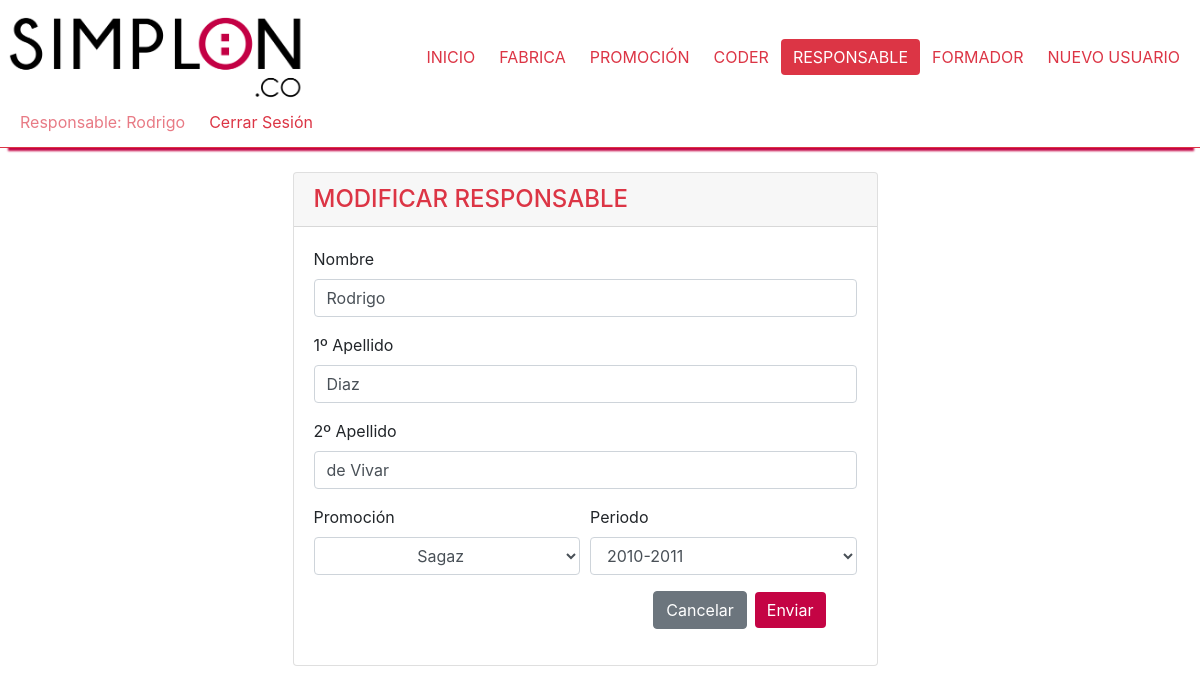
/modificarResponsable.php?modRes=2 (signed in), run on the app's committed database.
### tables this page shows
CREATE TABLE `promocion` (
  `id_promocion` int(11) NOT NULL,
  `promocion` varchar(32) DEFAULT NULL,
  `fk_fabrica` int(11) NOT NULL,
  `statusPromocion` tinyint(1) NOT NULL,
  `fk_promoyear` int(5) DEFAULT NULL
);

CREATE TABLE `usuario` (
  `id_usuario` int(11) NOT NULL,
  `email` varchar(120) NOT NULL,
  `password` varchar(128) NOT NULL,
  `nombre` varchar(20) NOT NULL,
  `apellido1` varchar(20) NOT NULL,
  `apellido2` varchar(20) NOT NULL,
  `cargo` char(1) NOT NULL
);

CREATE TABLE `promoyear` (
  `id_promoyear` int(11) NOT NULL,
  `promocion` varchar(10) DEFAULT NULL
);

### modificarResponsable.php (the view, shortened to what this page needs)
<!DOCTYPE html>
<html lang="en">
<head>
    <link rel="stylesheet" href="https://stackpath.bootstrapcdn.com/bootstrap/4.3.1/css/bootstrap.min.css">
    <link rel="stylesheet" href="https://maxcdn.bootstrapcdn.com/font-awesome/4.4.0/css/font-awesome.min.css">
    <link href="css/style.css" rel="stylesheet" type="text/css">
  </head>
<body>
<?php
  if (isset($_SESSION['tipo'])) {
    if ($_SESSION['tipo'] == 'a') { ?>
      <header>
        <nav class="nav d-inline-flex p-2 d-flex justify-content-between nav-tabs border-bottom border-danger cabecera container-fluid">
          <a class="justify-content-start" href="index.php"><img src="img/logo3.png" class="logo3"></a>
          <ul class="nav justify-content-center align-self-center">
            <li class="nav-item">
              <a class="btn btn-outline-danger border-0" href="index.php">INICIO</a>
            </li>
            <li class="nav-item">
              <a class="btn btn-outline-danger border-0" href="fabrica.php">FABRICA</a>
            </li>
            <li class="nav-item">
              <a class="btn btn-outline-danger border-0" href="promocion.php">PROMOCIÓN</a>
            </li>
            <li class="nav-item">
              <a class="btn btn-outline-danger border-0" href="coder.php">CODER</a>
            </li>
            <li class="nav-item">
              <a class="btn btn-outline-danger border-0 active" href="responsable.php">RESPONSABLE</a>
            </li>
            <li class="nav-item">
              <a class="btn btn-outline-danger border-0" href="formador.php">FORMADOR</a>
            </li>
            <li class="nav-item">
              <a class="btn btn-outline-danger border-0" href="nuevoUsuario.php">NUEVO USUARIO</a>
            </li>
          </ul>
          <ul class="nav justify-content-end align-self-center">
            <li class="nav-item">
              <a class="btn btn-outline-danger border-0 text-capitalize disabled" href="#"> admin: <?php echo $_SESSION['name']; ?> </a>
            </li>
            <li class="nav-item">
              <a class="btn btn-outline-danger border-0" href="cerrar.php">Cerrar Sesión</a>
            </li>
          </ul>
        </nav>
      </header>
  <br>
  <section class="container-fluid row">
    <div class="card card w-50 mod">
      <h4 class="card-header text-danger">
        MODIFICAR RESPONSABLE
      </h4>
    <div class="card-body">
      <?php
      $mod3 = $_GET['modRes'];
      $sqlcon3= "SELECT usuario.nombre, usuario.apellido1, usuario.apellido2, usuario.id_usuario, usuario.cargo, promocion.id_promocion,promocion.fk_promoyear
      FROM promocion INNER JOIN userhist ON promocion.id_promocion=userhist.fk_promo INNER JOIN usuario ON usuario.id_usuario=userhist.fk_usuario
      WHERE usuario.cargo = 'p' and usuario.id_usuario='$mod3'";
      include 'conex.php';
      $r3= mysqli_query($link,$sqlcon3);
      $a3 = mysqli_fetch_array($r3);
      ?>
      <form method="post">
            <div class="form-group">
              <label for="formGroupExampleInput">Nombre</label>
              <input type="text" name="nomc" class="form-control v24" id="nombreres"  value="<?php echo $a3[0];?>">
              <span id="mensajeres"></span>
            </div>
            <div class="form-group">
              <label for="formGroupExampleInput2">1º Apellido</label>
              <input type="text" name="apec1" class="form-control v50" id="aperes1"  value="<?php echo $a3[1];?>">
              <span id="mensajeaperes1"></span>
            </div>
            <div class="form-group">
              <label for="formGroupExampleInput2">2º Apellido</label>
              <input type="text" name="apec2" class="form-control v50" id="aperes2" value="<?php echo $a3[2];?>">
              <span id="mensajeaperes2"></span>
            </div>
            <div class="form-row">
              <div class="col">
              <label for="formGroupExampleInput2">Promoción</label>
              <select name="promo" id="promo" class="form-control">
              <?php
                  include 'conex.php';
                  $consulta3 = "select id_promocion, promocion from promocion where statusPromocion = 1";
                  $resultado3 = mysqli_query($link, $consulta3);
                  while ($arr3 = mysqli_fetch_array($resultado3)) { ?>
                    <option value="<?php echo $arr3[0];?>"
                      <?php if ($a3[5]== $arr3[0])
                        {echo 'selected="selected"';} ?> >
                      <?php echo $arr3[1]; ?>
                    </option>
                  <?php      }  ?>
              </select>
              </div>
              <div class="col">
              <label for="formGroupExampleInput2">Periodo</label>
              <select name="promoy" id="promoy" class="form-control">
              <?php
                  include 'conex.php';
                  $consulta3 = "SELECT promoyear.id_promoyear, promoyear.promocion FROM promoyear";
                  $resultado3 = mysqli_query($link, $consulta3);
                  while ($arr3 = mysqli_fetch_array($resultado3)) { ?>
                    <option value="<?php echo $arr3[0];?>"
                      <?php if ($a3[6]== $arr3[0])
                        {echo 'selected="selected"';} ?> >
                      <?php echo $arr3[1]; ?>
                    </option>
                  <?php      }  ?>
              </select>
              </div>
            </div>
            <div class="col-xs-12 col-md-12 col-lg-12 ">
              <div class="modal-footer border-0">
                <a href="responsable.php" class="btn btn-secondary">Cancelar</a>
                <button class="btn btn-danger" id="enviarR" type="submit" >Enviar</button>
              </div>
            </div>
          </form>
          <?php
          if(isset($_POST['nomc'])){
            $nomc  =$_POST['nomc'];
            $apec1  =$_POST['apec1'];
            $apec2  =$_POST['apec2'];
            $promocion  =$_POST['promo'];
            $periodo= $_POST['promoy'];
          $update1 ="UPDATE usuario SET
          nombre ='$nomc', apellido1='$apec1', apellido2='$apec2' where id_usuario = '$mod3'";
          mysqli_query($link,$update1);
          $update2 ="UPDATE userhist SET statusUserhist = '0' WHERE fk_usuario = '$mod3'";
          mysqli_query($link,$update2);
          $insert1 ="INSERT into userhist (fk_usuario, fk_promo, statusUserhist) value ('$mod3','$promocion', '1')";
          mysqli_query($link,$insert1);
          if (mysqli_error($link)){ ?>
           <script>document.location.href="responsable.php";</script>
          <?php
          }
          else{?>
             <script>document.location.href="responsable.php";</script>
          <?php
          }
        }
        echo mysqli_error($link);
        ?>
      </div>
    </div>
  </section>
  <?php
    }
  else if ($_SESSION['tipo'] == 'p') { ?>
      <header>
        <nav class="nav d-inline-flex p-2 d-flex justify-content-between nav-tabs border-bottom border-danger cabecera container-fluid">
          <a class="justify-content-start" href="index.php"><img src="img/logo3.png" class="logo3"></a>
          <ul class="nav justify-content-center align-self-center">
            <li class="nav-item">
              <a class="btn btn-outline-danger border-0" href="index.php">INICIO</a>
            </li>
            <li class="nav-item">
              <a class="btn btn-outline-danger border-0" href="fabrica.php">FABRICA</a>
            </li>
            <li class="nav-item">
              <a class="btn btn-outline-danger border-0" href="promocion.php">PROMOCIÓN</a>
            </li>
            <li class="nav-item">
              <a class="btn btn-outline-danger border-0" href="coder.php">CODER</a>
            </li>
            <li class="nav-item">
              <a class="btn btn-outline-danger border-0 active" href="responsable.php">RESPONSABLE</a>
            </li>
            <li class="nav-item">
              <a class="btn btn-outline-danger border-0" href="formador.php">FORMADOR</a>
            </li>
            <li class="nav-item">
              <a class="btn btn-outline-danger border-0" href="nuevoUsuario.php">NUEVO USUARIO</a>
            </li>
          </ul>
          <ul class="nav justify-content-end align-self-center">
            <li class="nav-item">
              <a class="btn btn-outline-danger border-0 text-capitalize disabled" href="#"> Responsable: <?php echo $_SESSION['name']; ?> </a>
            </li>
            <li class="nav-item">
              <a class="btn btn-outline-danger border-0" href="cerrar.php">Cerrar Sesión</a>
            </li>
          </ul>
        </nav>
      </header>
  <br>
  <section class="container-fluid row">
    <div class="card card w-50 mod">
      <h4 class="card-header text-danger">
        MODIFICAR RESPONSABLE
      </h4>
    <div class="card-body">
      <?php
      $mod3 = $_GET['modRes'];
      $sqlcon3= "SELECT usuario.nombre, usuario.apellido1, usuario.apellido2, usuario.id_usuario, usuario.cargo, promocion.id_promocion,promocion.fk_promoyear
      FROM promocion INNER JOIN userhist ON promocion.id_promocion=userhist.fk_promo INNER JOIN usuario ON usuario.id_usuario=userhist.fk_usuario
      WHERE usuario.cargo = 'p' and usuario.id_usuario='$mod3'";
      include 'conex.php';
      $r3= mysqli_query($link,$sqlcon3);
      $a3 = mysqli_fetch_array($r3);
      ?>
      <form method="post">
            <div class="form-group">
              <label for="formGroupExampleInput">Nombre</label>
              <input type="text" name="nomc" class="form-control v24" id="nombreres"  value="<?php echo $a3[0];?>">
            </div>
            <div class="form-group">
              <label for="formGroupExampleInput2">1º Apellido</label>
              <input type="text" name="apec1" class="form-control v50" id="aperes1"  value="<?php echo $a3[1];?>">
            </div>
            <div class="form-group">
              <label for="formGroupExampleInput2">2º Apellido</label>
              <input type="text" name="apec2" class="form-control v50" id="aperes2" value="<?php echo $a3[2];?>">
            </div>
            <div class="form-row">
              <div class="col">
              <label for="formGroupExampleInput2">Promoción</label>
              <select name="promo" id="promo" class="form-control">
              <?php
                  include 'conex.php';
                  $consulta3 = "select id_promocion, promocion from promocion where statusPromocion = 1";
                  $resultado3 = mysqli_query($link, $consulta3);
                  while ($arr3 = mysqli_fetch_array($resultado3)) { ?>
                    <option value="<?php echo $arr3[0];?>"
                      <?php if ($a3[5]== $arr3[0])
                        {echo 'selected="selected"';} ?> >
                      <?php echo $arr3[1]; ?>
                    </option>
                  <?php      }  ?>
              </select>
              </div>
              <div class="col">
              <label for="formGroupExampleInput2">Periodo</label>
              <select name="promoy" id="promoy" class="form-control">
              <?php
                  include 'conex.php';
                  $consulta3 = "SELECT promoyear.id_promoyear, promoyear.promocion FROM promoyear";
                  $resultado3 = mysqli_query($link, $consulta3);
                  while ($arr3 = mysqli_fetch_array($resultado3)) { ?>
                    <option value="<?php echo $arr3[0];?>"
                      <?php if ($a3[6]== $arr3[0])
                        {echo 'selected="selected"';} ?> >
                      <?php echo $arr3[1]; ?>
                    </option>
                  <?php      }  ?>
              </select>
              </div>
            </div>
            <div class="col-xs-12 col-md-12 col-lg-12 ">
              <div class="modal-footer border-0">
                <a href="responsable.php" class="btn btn-secondary">Cancelar</a>
                <button class="btn btn-danger" id="enviarR" type="submit">Enviar</button>
              </div>
            </div>
          </form>
      </div>
    </div>
  </section>
  <?php
      }
    }
  ?>
</body>
</html>

### css/style.css (style rules this page uses)
.cabecera { border-bottom: 2px solid #c40444; -webkit-box-shadow: 1px 10px 2px -7px rgba(196, 4, 68, 1); -moz-box-shadow: 1px 10px 2px -7px rgba(196, 4, 68, 1); box-shadow: 1px 10px 2px -7px rgba(196, 4, 68, 1); }
.logo3 { width: 20em; height: 6em; }
.btn-danger { background-color: #c40444; border: #c40444; }
#promo { text-align: center; }
.mod { margin-left: auto; margin-right: auto; }

### data on the page
promocion: nomc "Rodrigo", apec1 "Diaz", apec2 "de Vivar", promoy "2010-2011"

### other printed values
$_SESSION['name'] "Rodrigo"
form field promo "Sagaz"
